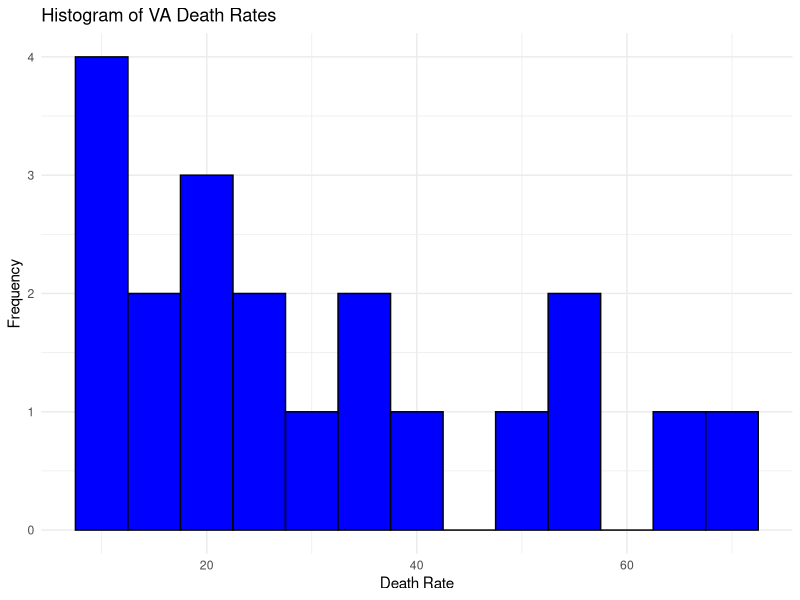
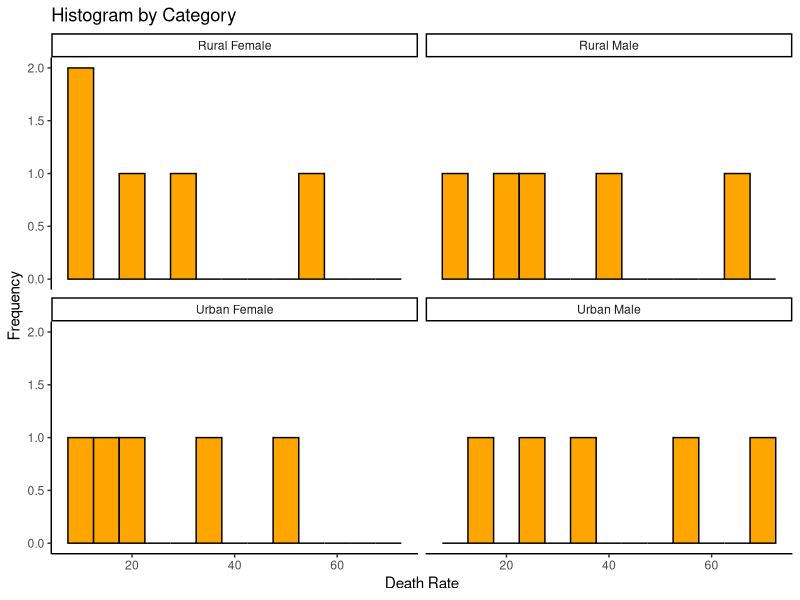
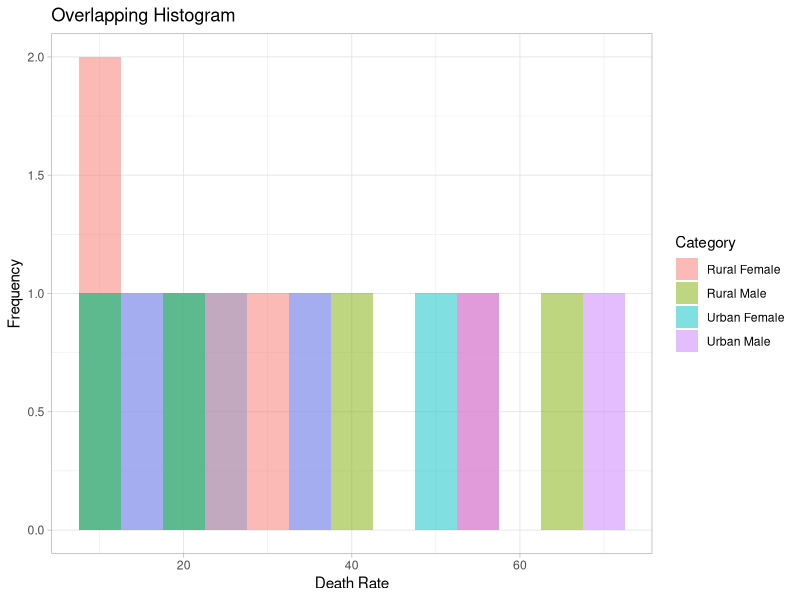
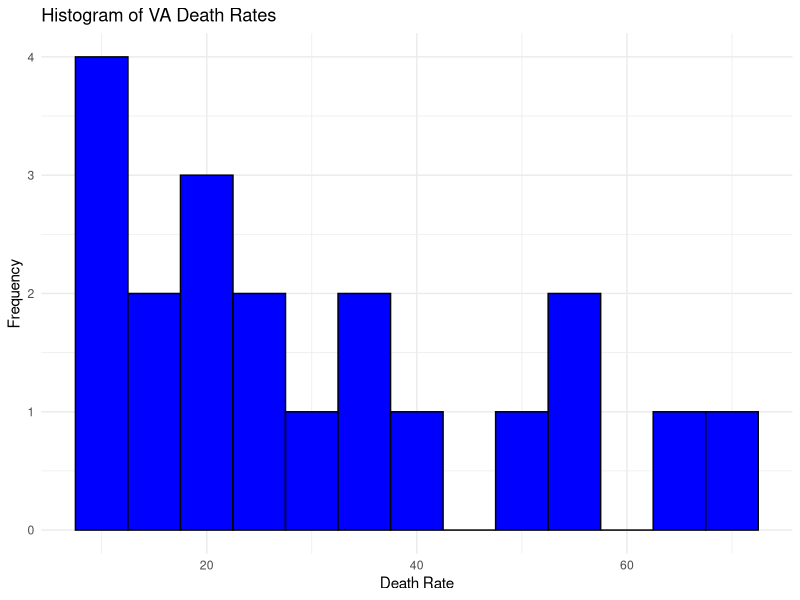
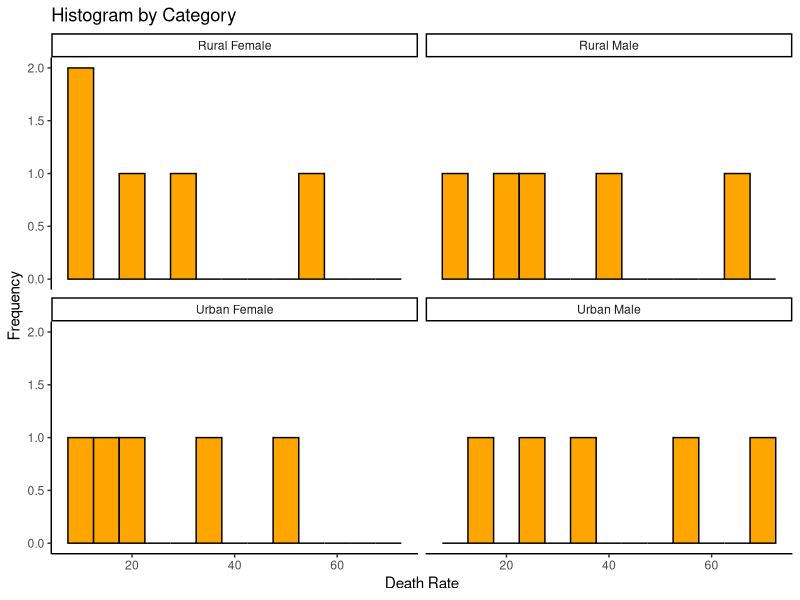
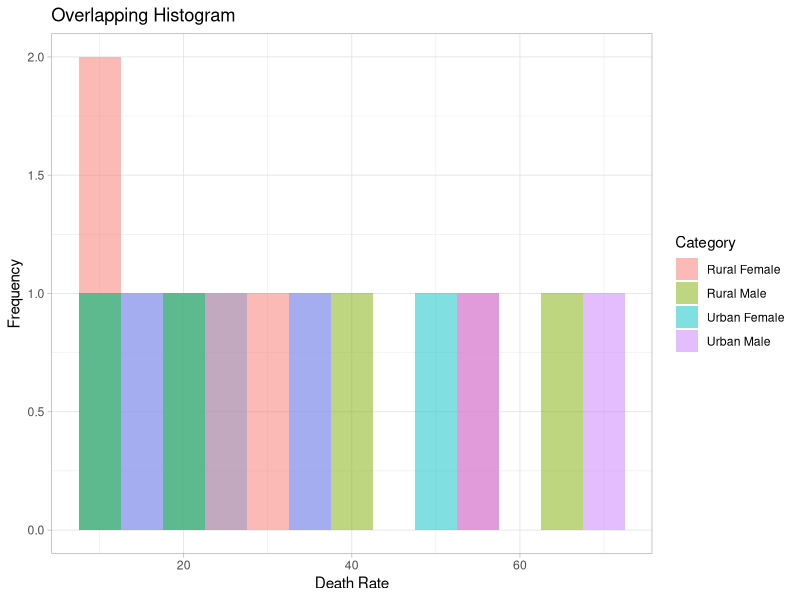

Write the R code that produced these figures, in order.
library(ggplot2)
data("VADeaths")

df <- as.data.frame(VADeaths)

df_long <- data.frame(
  AgeGroup = rep(rownames(df), times = ncol(df)),
  Category = rep(colnames(df), each = nrow(df)),
  DeathRate = as.vector(as.matrix(df))
)
p1 <- ggplot(df_long, aes(x = DeathRate)) +
  geom_histogram(binwidth = 5, fill = "blue", color = "black") +
  labs(title = "Histogram of VA Death Rates",
       x = "Death Rate",
       y = "Frequency") +
  theme_minimal()

ggsave("plots/week1A_plot-1.png", plot = p1)
p1
p2 <- ggplot(df_long, aes(x = DeathRate)) +
  geom_histogram(binwidth = 5, fill = "orange", color = "black") +
  facet_wrap(~Category) +
  labs(title = "Histogram by Category",
       x = "Death Rate",
       y = "Frequency") +
  theme_classic()

ggsave("plots/week1A_plot-2.png", plot = p2)
p2
p3 <- ggplot(df_long, aes(x = DeathRate, fill = Category)) +
  geom_histogram(binwidth = 5, alpha = 0.5, position = "identity") +
  labs(title = "Overlapping Histogram",
       x = "Death Rate",
       y = "Frequency") +
  theme_light()

ggsave("plots/week1A_plot-3.png", plot = p3)
p3
